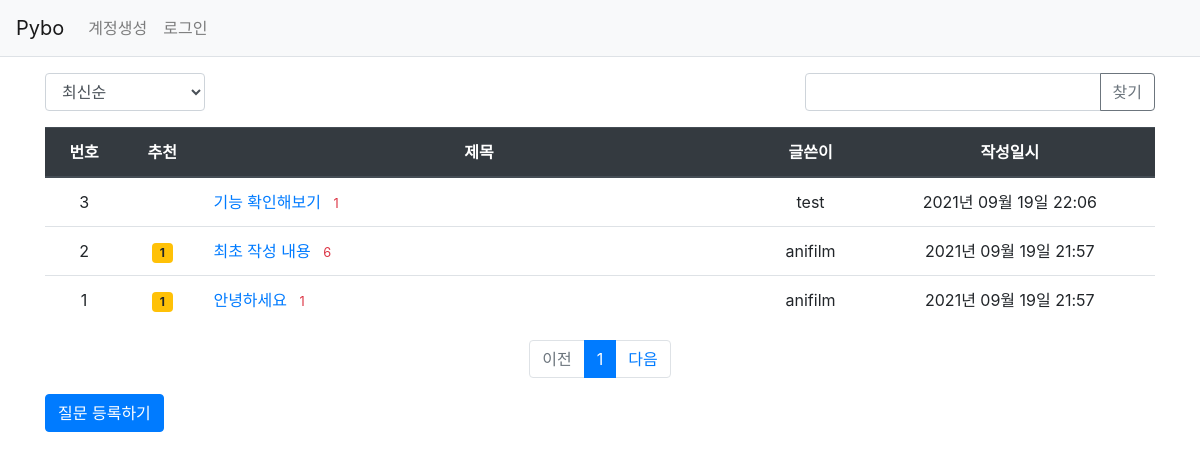
Page /question/list/ on the committed database.
### pybo/models.py (models this page shows)
class Question(db.Model):
    id = db.Column(db.Integer, primary_key=True)
    subject = db.Column(db.String(200), nullable=False)
    content = db.Column(db.Text(), nullable=False)
    create_date = db.Column(db.DateTime(), nullable=False)
    modify_date = db.Column(db.DateTime(), nullable=True)
    user_id = db.Column(
        db.Integer, db.ForeignKey("user.id", ondelete="CASCADE"), nullable=False
    )
    user = db.relationship("User", backref=db.backref("question_set"))
    voter = db.relationship(
        "User", secondary=question_voter, backref=db.backref("question_voter_set")
    )

class User(db.Model):
    id = db.Column(db.Integer, primary_key=True)
    username = db.Column(db.String(150), unique=True, nullable=False)
    password = db.Column(db.String(200), nullable=False)
    email = db.Column(db.String(120), unique=True, nullable=False)

### pybo/views/question_views.py (the view, shortened to what this page needs)
@bp.route("/list/")
def _list():
    page = request.args.get("page", type=int, default=1)
    kw = request.args.get("kw", type=str, default="")
    so = request.args.get("so", type=str, default="recent")
    if so == "recommend":  # 추천순
        sub_query = (
            db.session.query(
                question_voter.c.question_id, func.count("*").label("num_voter")
            )
            .group_by(question_voter.c.question_id)
            .subquery()
        )
        question_list = Question.query.outerjoin(
            sub_query, Question.id == sub_query.c.question_id
        ).order_by(sub_query.c.num_voter.desc(), Question.create_date.desc())
    else:  # 최신순
        question_list = Question.query.order_by(Question.create_date.desc())
    question_list = question_list.paginate(page, per_page=10)
    return render_template(
        "question/question_list.html",
        question_list=question_list,
        page=page,
        kw=kw,
        so=so,
    )

### pybo/filter.py (called while the page is built)
def format_datetime(value, fmt="%Y년 %m월 %d일 %H:%M"):
    return value.strftime(fmt)

### pybo/views/auth_views.py (called while the page is built)
@bp.before_app_request
def load_logged_in_user():
    user_id = session.get("user_id")
    if user_id is None:
        g.user = None
    else:
        g.user = User.query.get(user_id)

### pybo/templates/question/question_list.html (shortened to what this page needs)
{% extends "base.html" %}
{% block content %}
<div class="container my-3">
  <div class="row justify-content-between my-3">
    <div class="col-2">
      <select class="form-control so">
        <option value="recent" {% if so == "recent" %} selected {% endif %}>최신순</option>
      </select>
    </div>
    <div class="col-4 input-group">
      <input type="text" class="form-control kw" value="{{ kw or ''}}">
      <div class="input-group-append">
        <button class="btn btn-outline-secondary" type="button" id="btn_search">찾기</button>
      </div>
    </div>
  </div>
  <table class="table">
    <thead>
      <tr class="text-center thead-dark">
        <th>번호</th>
        <th>추천</th>
        <th style="width:50%">제목</th>
        <th>글쓴이</th>
        <th>작성일시</th>
      </tr>
    </thead>
    <tbody>
      {% if question_list %}
        {% for question in question_list.items %}
          <tr class="text-center">
            <td>{{ question_list.total - ((question_list.page - 1) * question_list.per_page) - loop.index0 }}</td>
            <td>
              {% if question.voter|length > 0 %}
                <span class="badge badge-warning px-2 py-1">{{ question.voter|length }}</span>
              {% endif %}
            </td>
            <td class="text-left">
              <a href="{{ url_for('question.detail', question_id=question.id) }}">{{ question.subject }}</a>
              {% if question.answer_set|length > 0 %}
                <span class="text-danger small ml-2">{{ question.answer_set|length }}</span>
              {% endif %}
            </td>
            <td>{{ question.user.username }}</td>
            <td>{{ question.create_date|datetime }}</td>
          </tr>
        {% endfor %}
      {% else %}
        <tr>
          <td colspan="3">질문이 없습니다.</td>
        </tr>
      {% endif %}
    </tbody>
  </table>
  <ul class="pagination justify-content-center">
    {% if question_list.has_prev %}
      <li class="page-item">
        <a class="page-link" data-page="{{ question_list.prev_num }}" href="#">이전</a>
      </li>
      {% else %}
      <li class="page-item disabled">
        <a class="page-link" tabindex="-1" aria-disabled="true" href="#">이전</a>
      </li>
    {% endif %}
    {% for page_num in question_list.iter_pages() %}
      {% if page_num %}
        {% if page_num != question_list.page %}
          <li class="page-item">
            <a class="page-link" data-page="{{ page_num }}" href="#">{{ page_num }}</a>
          </li>
        {% else %}
          <li class="page-item active" aria-current="page">
            <a class="page-link" href="#">{{ page_num }}</a>
          </li>
        {% endif %}
      {% else %}
        <li class="disabled">
          <a class="page-link" href="#">...</a>
        </li>
      {% endif %}
    {% endfor %}
    {% if question_list.has_next %}
      <li class="page-item">
        <a class="page-link" data-page="{{ question_list.next_num }}" href="#">다음</a>
      </li>
    {% else %}
      <li class="page-item disable">
        <a class="page-link" tabindex="-1" aria-disabled="true" href="#">다음</a>
      </li>
    {% endif %}
  </ul>
  <a href="{{ url_for('question.create') }}" class="btn btn-primary">질문 등록하기</a>
</div>
{% endblock %}

### rows in the picture
Question: id "3", subject "기능 확인해보기", answer_set|length "1", user.username "test", create_date "2021년 09월 19일 22:06"
Question: id "2", voter|length "1", subject "최초 작성 내용", answer_set|length "6", user.username "anifilm", create_date "2021년 09월 19일 21:57"
Question: total "1", voter|length "1", subject "안녕하세요", answer_set|length "1", user.username "anifilm", create_date "2021년 09월 19일 21:57"

### other values in the picture
{{ page_num }} "1"
